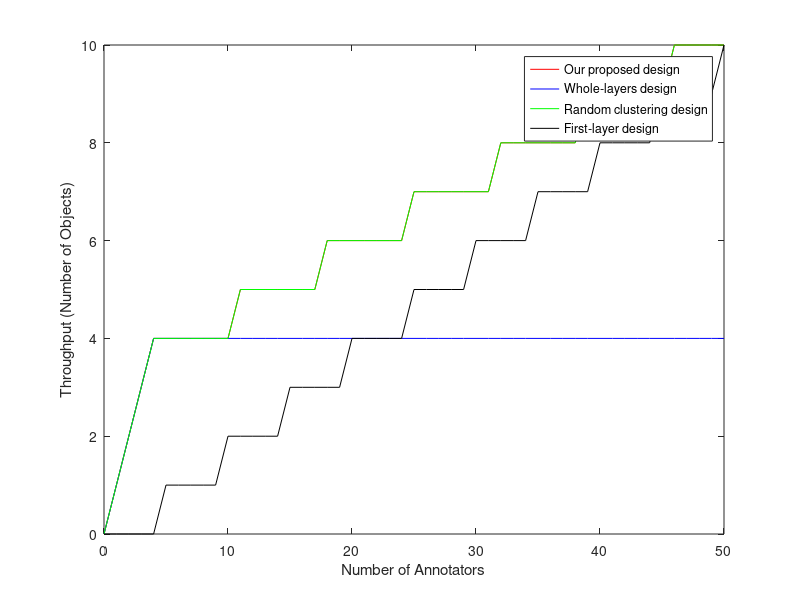

Source code (MATLAB):
clear all;
clc;

K = 0:1:50;%number of annotators
P = 0.1;%power budget(W)
N = 3;%type of clusters
B = 10^4;%bandwith (KHz)
D = [6*10^6,4*10^6,2*10^6];%data size (MB)
dK = [1,3,5];%annotator consumption
sigma = 10^(-5);%noise power (uW)
T = 1000;%transmission duration (s)
gamma = exp(D./(B*T))-1;%SNR threshold
dP = [sigma*T*(gamma(1)+gamma(2)*(1+gamma(1))+gamma(3)*(1+gamma(2))*(1+gamma(1))),sigma*T*(gamma(1)+gamma(2)*(1+gamma(1))),sigma*T*gamma(1)];%power consumption
M_BB = zeros(1,length(K));%initial output of the proposed design
M_1 = zeros(1,length(K));%initial output of the whole-layers design
M_2 = zeros(1,length(K));%initial output of the random clustering design
M_3 = zeros(1,length(K));%initial output of the first-layer design
h = ones(1,length(K));%channel gain
g = sort(h,'descend');%sorting channels with the descending gains
% load('g_L.mat');

for i = 1:1:length(K)
    k = 0;
    p = 0;
    kh = 0;
    ph = 0;
    m = 0;
    Start = 1;
    End = 1;
    Starth = 1;
    Endh = 1;    
    m_1 = 0;
    m_2 = 0;
    m_3 = 0;
    sumP_1 = 0;
    sumP_3 = 0;
    sumK_1 = 0;
    sumK_3 = 0;
    knew = max(K)+1;
    pnew = P+1;
    knewh = max(K)+1;
    pnewh = P+1;

    while ~isempty(End)
        m = m + 1;
        Start = End;
        End = {};
        kvect = {};
        pvect = {};
        for s = 1:1:length(Start)
            for n = 1:1:N
                knew = k(s) + dK(n);
                if knew <= K(i) 
                    pnew = p(s) + dP(n)/g(knew);
                    if pnew <= P
                        End = [End,length(End)+1];
                        kvect = [kvect,knew];
                        pvect = [pvect,pnew];
                    end
                end
            end
        end
        k = cell2mat(kvect);
        p = cell2mat(pvect);
    end
    M_BB(i) = m - 1
    
    while ~isempty(Endh)
        m_2 = m_2 + 1;
        Starth = Endh;
        Endh = {};
        kvecth = {};
        pvecth = {};
        for s = 1:1:length(Starth)
            for n = 1:1:N
                knewh = kh(s) + dK(n);
                if knewh <= K(i) 
                    pnewh = ph(s) + dP(n)/h(knewh);
                    if pnewh <= P
                        Endh = [Endh,length(Endh)+1];
                        kvecth = [kvecth,knewh];
                        pvecth = [pvecth,pnewh];
                    end
                end
            end
        end
        kh = cell2mat(kvecth);
        ph = cell2mat(pvecth);
    end
    M_2(i) = m_2 - 1
    
    while sumP_1 <= P && sumK_1 <= K(i)
        m_1 = m_1 + 1;
        sumK_1 = dK(1)*m_1;
        if sumK_1 <= K(i)
            sumP_1 = sumP_1 + dP(1)/g(sumK_1);
        end
    end
    M_1(i) = m_1-1
    
    while sumP_3 <= P && sumK_3 <= K(i)
        m_3 = m_3 + 1;
        sumK_3 = dK(3)*m_3;
        if sumK_3 <= K(i)
            sumP_3 = sumP_3 + dP(3)/g(sumK_3);
        end
    end
    M_3(i) = m_3-1
end
plot(K,M_BB,'r',K,M_1,'b',K,M_2,'g',K,M_3,'k');
legend('Our proposed design', 'Whole-layers design', 'Random clustering design', 'First-layer design');
xlabel('Number of Annotators');
ylabel('Throughput (Number of Objects)')